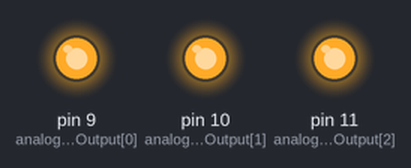
A sketch run on a simulated Arduino Uno, built with avr-gcc and run on an emulated ATmega328P. Parts: output pins drawn as LEDs (lit = HIGH). What the sketch prints to the serial monitor is not drawn.

Above: at 0.1 s.
Timing chart, 0 to 1.6 s (numbered marks = the images above):
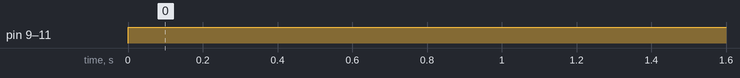

The sketch:

analog-output.test.ino
```cpp
#include <PID_v1.h>

int outPinsCount = 3;
int analogPinOutput[3] = {9, 10, 11};
int analogPinInputTest[3] = {A1, A2, A3};
void setup() {
  Serial.begin(9600);
  for (int i = 0; i < outPinsCount; ++i) {
    pinMode(analogPinOutput[i], OUTPUT);
  }
}

void loop() {
  Serial.print("CLEAR\n");
  for (int i = 0; i < outPinsCount; ++i) {
    analogWrite(analogPinOutput[i], 255);
  }
  delay(100);
}
```

Measured:
- by itself, pin 9 (analogPinOutput[0]), pin 10 (analogPinOutput[1]), pin 11 (analogPinOutput[2]): LOW → HIGH at 0.00 s
